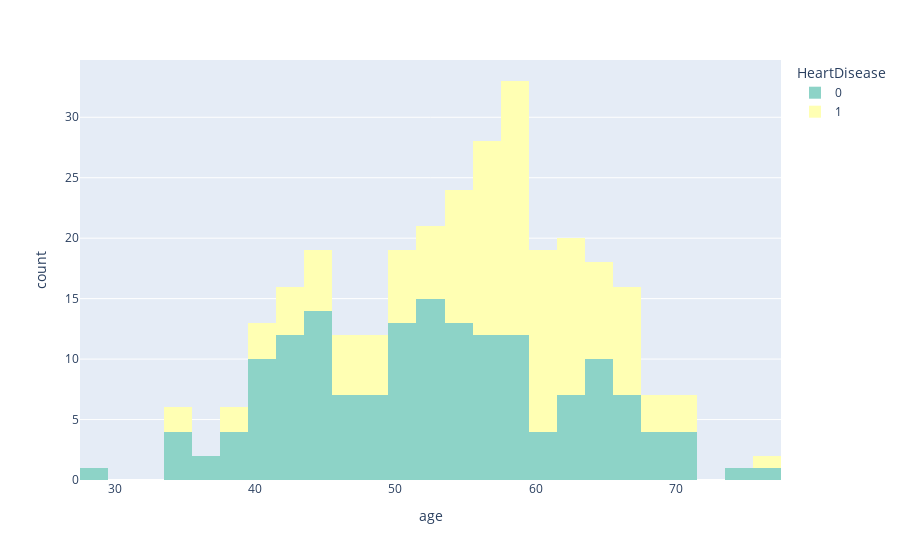

The cell this chart's notebook holds for it:
### Code cell
px.histogram(heart_df,x='age',color='HeartDisease', color_discrete_sequence=px.colors.qualitative.Set3)

### Figure 1 — Plotly figure (JSON) as saved in the notebook; plotly's stock layout.template omitted (floating-point values rounded to 4 significant figures; data arrays with more than 128 entries replaced by an {"elided": "..."} marker saying what was removed)
{"data": [{"alignmentgroup": "True", "bingroup": "x", "hovertemplate": "HeartDisease=0<br>age=%{x}<br>count=%{y}<extra></extra>", "legendgroup": "0", "marker": {"color": "rgb(141,211,199)", "pattern": {"shape": ""}}, "name": "0", "offsetgroup": "0", "orientation": "v", "showlegend": true, "type": "histogram", "x": {"elided": "164 int values"}, "xaxis": "x", "yaxis": "y"}, {"alignmentgroup": "True", "bingroup": "x", "hovertemplate": "HeartDisease=1<br>age=%{x}<br>count=%{y}<extra></extra>", "legendgroup": "1", "marker": {"color": "rgb(255,255,179)", "pattern": {"shape": ""}}, "name": "1", "offsetgroup": "1", "orientation": "v", "showlegend": true, "type": "histogram", "x": {"elided": "138 int values"}, "xaxis": "x", "yaxis": "y"}], "layout": {"autosize": true, "barmode": "relative", "legend": {"title": {"text": "HeartDisease"}, "tracegroupgap": 0}, "margin": {"t": 60}, "xaxis": {"anchor": "y", "autorange": true, "domain": [0, 1], "range": [27.5, 77.5], "title": {"text": "age"}, "type": "linear"}, "yaxis": {"anchor": "x", "autorange": true, "domain": [0, 1], "range": [0, 34.74], "title": {"text": "count"}}}}
